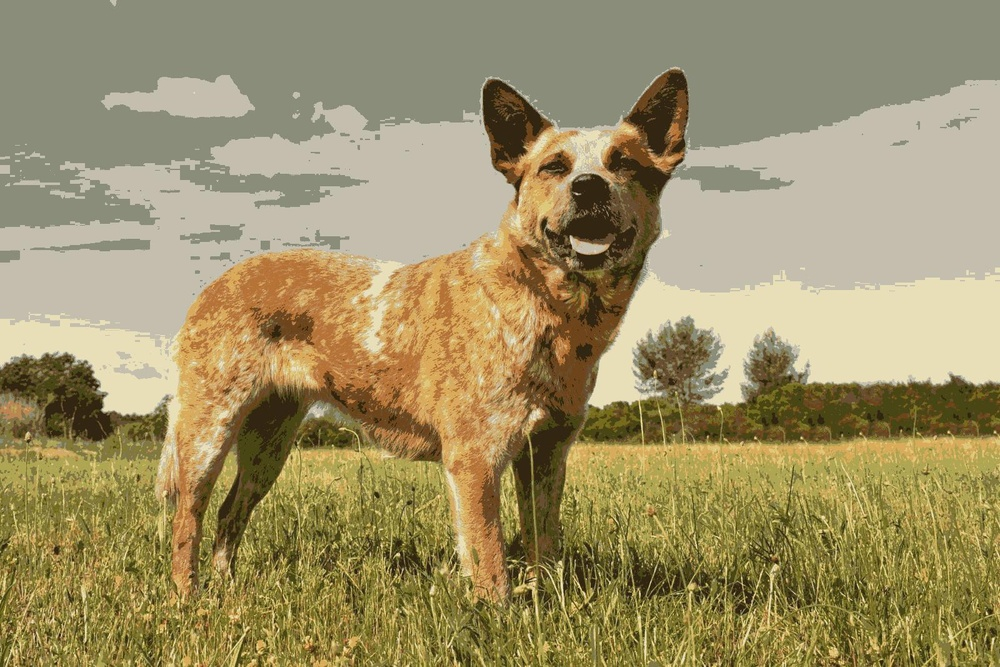
#> input picture c_dog.jpg, 1000 x 667 px, shrunk from 1600 x 1067 before the run
$ python CreateMNZ.py
#> lines starting #> are read from the running program, lines starting #| are printed output that depends on the picture
from PIL import Image, ImageFilter
from threading import Thread
import time
import numpy as np

# █
# Methods
# [29 lines left out: function GetRGBpure, not called in this run]

def GetColors(x, xto):
    for xw in range(x, xto):
        for y in range(originalImage.size[1]):
            availableColors.append(originalImage.getpixel((xw,y)))

# [20 lines left out: function SortBucket, not called in this run]

def split_list(a_list):
    half = len(a_list)//2
    return a_list[:half], a_list[half:]

# [61 lines left out: functions PerformMedianCut, MakeAverageColors, GetAverage, GetPixelAtPos, PerformX, PerformY, not called in this run]

def PerformPythagoras(x,y,a,b):
    ca = a.getpixel((x,y))
    cb = b.getpixel((x,y))
# ENd methods
imageName = input("Image to be processed: ")
#> the answer given: c_dog.jpg
print("Analysing...")
startTime = time.time()
sizes = 1
originalImage = Image.open(imageName)
#> originalImage is the input picture: PIL image 1000x667 RGB; mean R, G, B 157.6, 144.7, 103
originalImage.convert(mode="RGB")

availableColors = []

allThreads = []
# Get All pixels in Threads
x = 0
while x < originalImage.size[0]:
    xto = x
    for xw in range(sizes):
        if xto < originalImage.size[0]:
            xto +=1
    t = Thread(target=GetColors,args=(x,xto))
    t.start()
    allThreads.append(t)
    x = xto


afterThreadTime = time.time()
running = True
while running:
    running = False
    for t in allThreads:
        if t.is_alive():
            running = True

catchedColorsEndTime = time.time()
s_colors = list(dict.fromkeys(availableColors))


# Print Stats
print("")
print("Image Statistiks")
print("Image: " + imageName + " " + str(originalImage.size))
#| Image: c_dog.jpg (1000, 667)
print("Insgesamt " + str(s_colors.__len__()) + " farben")
print("Aus " + str(availableColors.__len__()) + " pixeln")
print("Zum Analysieren benötigte Zeit: " + str(afterThreadTime - startTime) + "s" )
print("Thread Start Zeit: " + str(afterThreadTime - startTime) + "s")
print("Zeit nach Thread: " + str(afterThreadTime - afterThreadTime) + "s")
input("Press any key to continue")
print("\n--------------------------")
print("Color precessing:")
method = input("Please select a processing method out of the following: PureRGB(p), MedianCutAlgorythm(m)")
#> the answer given: out.png
newImage = Image.open(imageName)
newImage = newImage.convert("RGB")
if method == "p" or method == "P":
    colorDict = {}
    for c in s_colors:
        colorDict[c] = GetRGBpure(c)

    for x in range(newImage.size[0]):
        for y in range(newImage.size[1]):
            newImage.putpixel((x,y), GetRGBpure(newImage.getpixel((x,y))))
        print("Done Pixelrow:" + str(x) + " / " + str(newImage.size[0] - 1) )

elif method == "m" or method == "M":
    iterationCount = int(input("Number of Iterations (Results in colors = 2^i):"))
    colorPalette = PerformMedianCut()

    for x in range(newImage.size[0]):
        for y in range(newImage.size[1]):
            oldPixel = newImage.getpixel((x,y))
            newPixel = colorPalette[oldPixel]
            newImage.putpixel((x,y), newPixel )
        print("Done Pixelrow:" + str(x) + " / " + str(newImage.size[0] - 1) )


finalTime = time.time()
print("color processing finished")
print("Saved result as c_" + imageName)
print("Time since start: " + str((finalTime - startTime)))
print("Time for color processing: " + str((finalTime - catchedColorsEndTime)))
if imageName.endswith("jpeg") or imageName.endswith("jpg"):
    name = imageName.replace("jpeg", "png",-1 ).replace("jpg", "png", -1)
    newImage.save("c_" + name)
else:
    newImage.save("c_" + imageName)

print("-------------------------------------------------")
print("Noise reduction:")
grayA = newImage.filter(ImageFilter.FIND_EDGES)
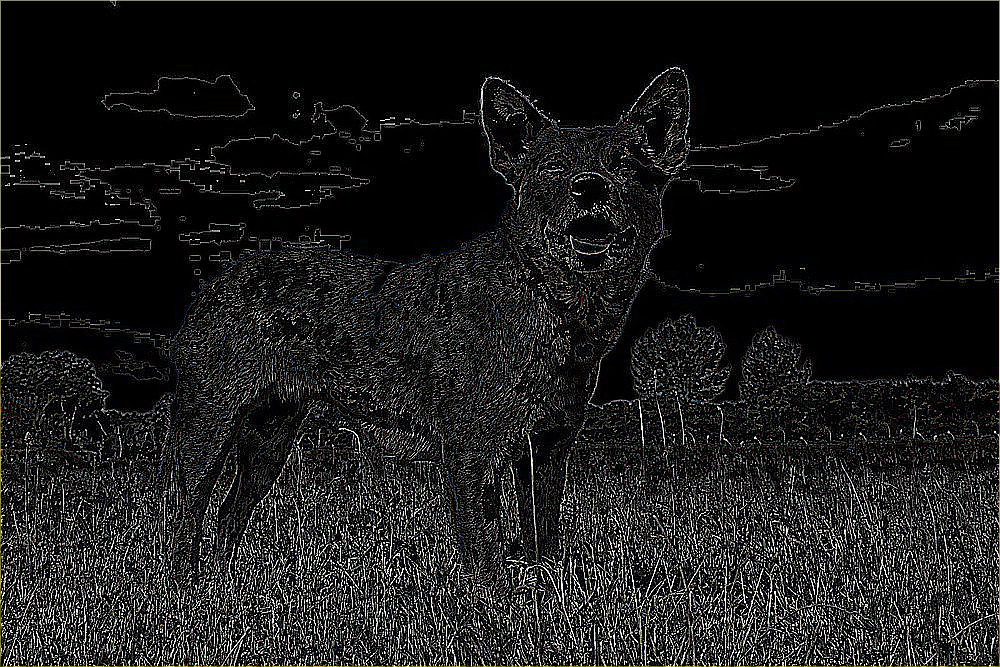
#> grayA: PIL image 1000x667 RGB; mean R, G, B 27.5, 27.4, 27.1
grayA.show()

$ run again, on c_tree.jpg
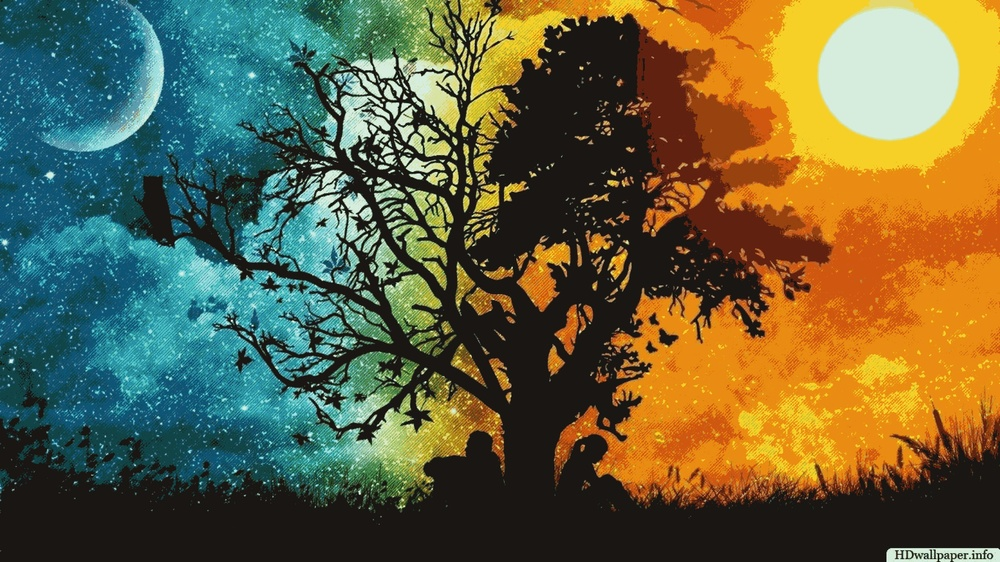
#> input picture c_tree.jpg, 1000 x 562 px, shrunk from 3840 x 2160 before the run
#> originalImage is the input picture: PIL image 1000x562 RGB; mean R, G, B 101.1, 97.5, 63.7
#| Image: c_tree.jpg (1000, 562)
#> `grayA = newImage.filter(ImageFilter.FIND_EDGES)`:
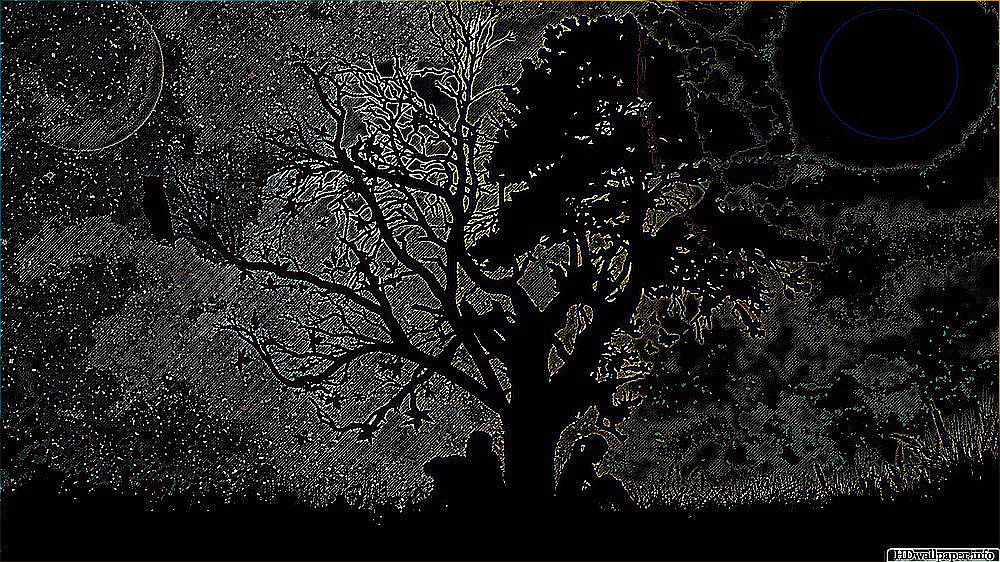
#> grayA: PIL image 1000x562 RGB; mean R, G, B 30.6, 30.7, 30.1
